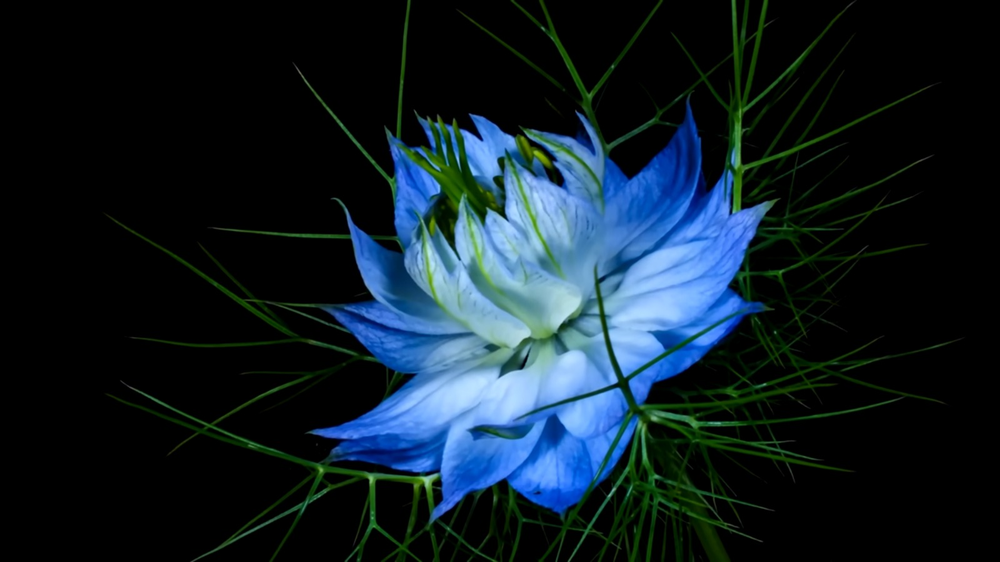
#> input picture Medio Curso/1._Umbral adaptativo/imagen a color.png, 1000 x 562 px, shrunk from 1600 x 900 before the run, found by its file name
$ python '6._Elongar Contraste.py'
#> lines starting #> are read from the running program, lines starting #| are printed output that depends on the picture
import cv2
import numpy as np

# Cargar la imagen
imagen = cv2.imread('imagen a color.png', cv2.IMREAD_GRAYSCALE)
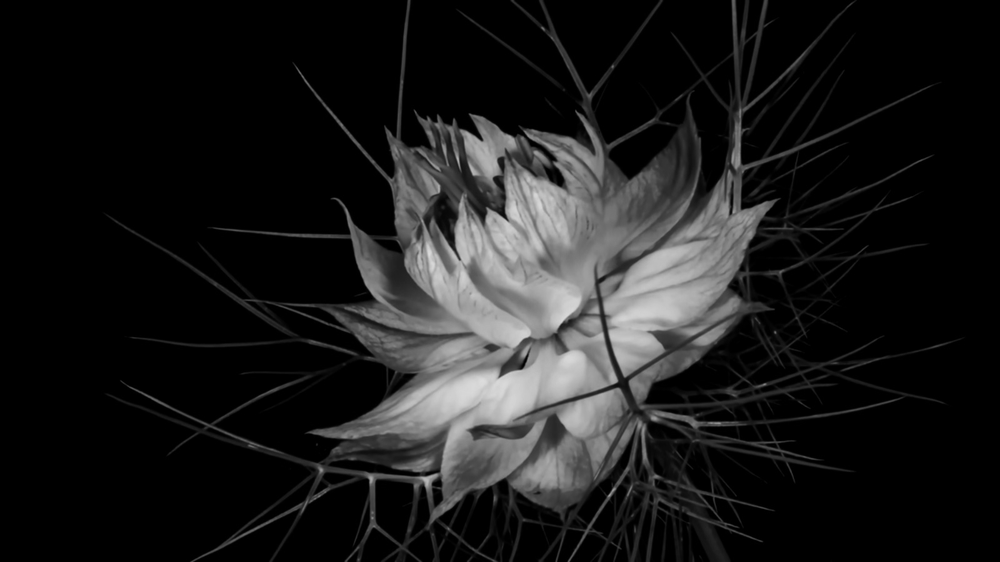
#> imagen: shape (562, 1000); min 0, max 220, mean 27.3

# Verificar si la imagen se cargo correctamente
if imagen is None:
    print("Error: No se pudo cargar la imagen.")
else:
    # Valores para aumentar el contraste y Elongar la imagen
    # Q0 = P0*gamma+beta
    alpha = 2.0
    beta = -100
    imagen_mejorada = cv2.convertScaleAbs(imagen, alpha=alpha, beta=beta)
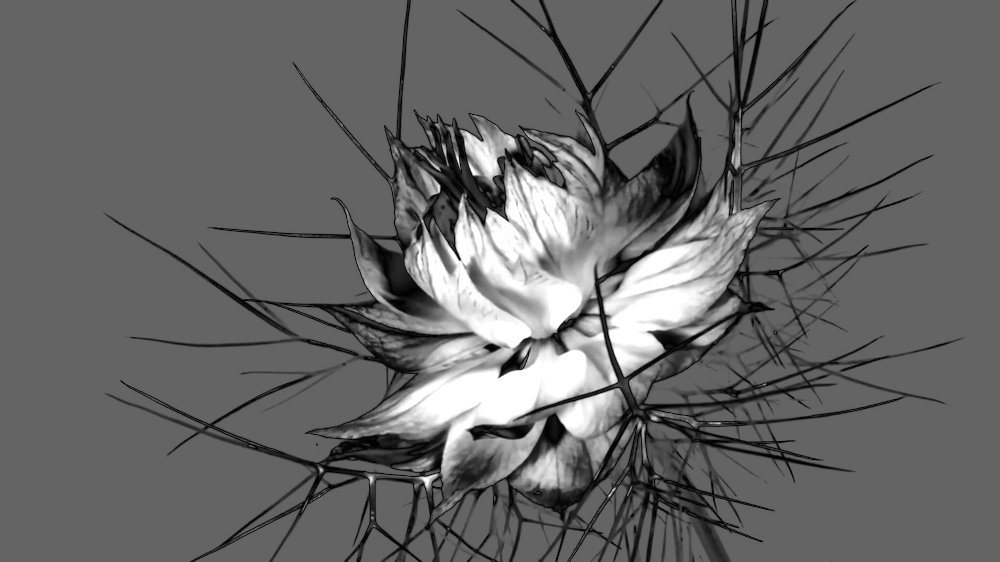
#> imagen_mejorada: shape (562, 1000); min 0, max 255, mean 102.3

    # Matriz de la imagen original
    np.savetxt('imagen_original.csv', imagen, delimiter=',', fmt='%d')
    print("La matriz de la imagen original se ha guardado en 'imagen_original.csv'.")

    # Matriz de la imagen cambio de brillo
    np.savetxt('imagen_mejorada.csv',imagen_mejorada, delimiter=',', fmt='%d')
    print("La matriz de la imagen mejorada se ha guardado en 'imagen_mejorada.csv'.")

    # Mostrar las imagenes en las ventanas
    cv2.imshow('Imagen Original', imagen)
    cv2.imshow('Imagen con Mejora de Contraste', imagen_mejorada)

    # No quitar las imagenes hasta que se presione una tecla
    cv2.waitKey(0)
    cv2.destroyAllWindows()

    # Guarda la imagen en los archivos
    cv2.imwrite('Imagen con Mejora de Contraste.png', imagen_mejorada)
